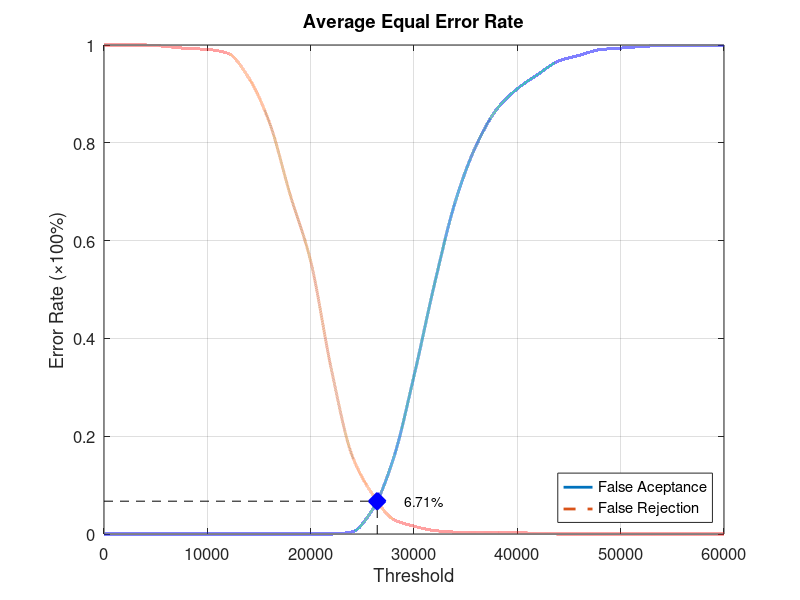
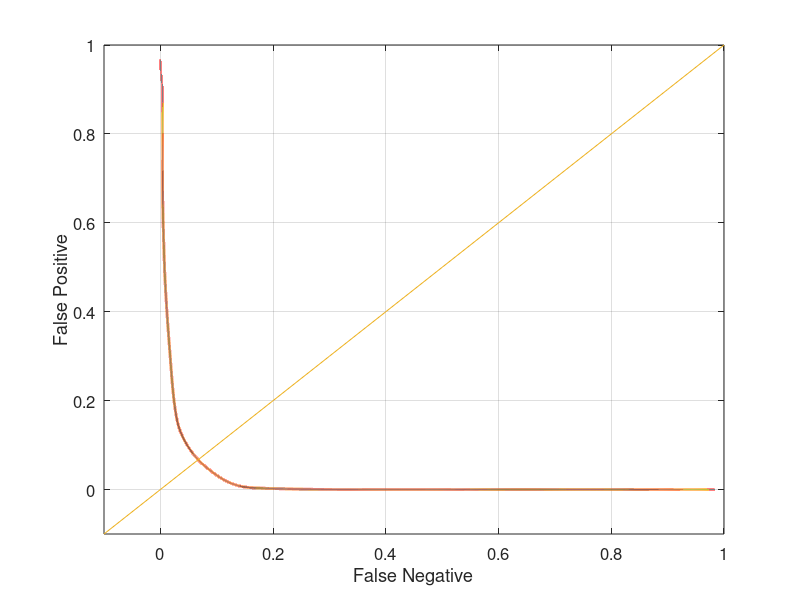

These figures' MATLAB source, in order:
function yEER = Database2Average
close all;
clear;
clc;
x = 0:2000:60000;
xq = 0:0.5:60000;

y0 = [0 0 0 0 0 0 0 0 0 0 0 0 0.00421053 0.0505263 0.153684 0.323158 0.512632 0.68 0.793684 0.868421 0.910526 0.94 0.967368 0.978947 0.990526 0.993684 0.996842 0.998947 0.998947 0.998947 1];
yy0 = interp1(x, y0, xq, 'pchip');
y1 = [1 1 1 0.997 0.993 0.991 0.983 0.933 0.842 0.695 0.558 0.337 0.161 0.081 0.03 0.016 0.007 0.004 0.004 0.004 0.003 0.001 0 0 0 0 0 0 0 0 0];
yy1 = interp1(x, y1, xq, 'pchip');

% Calculating EER: 
y2 = abs(y0 - y1);
find(y2 == min(y2))
yy2 = abs(yy0 - yy1);
xEER = find(yy2 == min(yy2));
xEERIndex = xq(xEER) % X-axis EER
yEER = yy0(xEER) % Y-axis EER

main = figure
plot(xq, yy0,'-','LineWidth', 2);	hold on
plot(xq, yy1,'--','LineWidth', 2);	hold on
plot([xEERIndex xEERIndex], [0 yEER], 'k--');	hold on
plot([0 xEERIndex], [yEER yEER], 'k--');	hold on
plot(xEERIndex, yEER, 'bx', 'LineWidth', 10);	hold on
text(xEERIndex + 10 * xEERIndex / 100, yEER, [num2str(round((10000 * yEER)) / 100) '%'])
legend('False Aceptance', 'False Rejection', 'Location', 'SouthEast')
xlabel('Threshold')
ylabel('Error Rate (\times100%)')
title('Average Equal Error Rate')
set(gca, 'FontSize', 12)
axis([0 60000 0 1])
grid on

print(main, 'Database2AverageMain', '-dpng');
FNRxFPR = figure('Color', [1 1 1]);
plot(yy1, yy0, '-', yy1, yy0, 'LineWidth', 2);
hold on
y = -0.1:0.1:1
plot(y, y); 
set(gca, 'FontSize', 12)
xlabel('False Negative')
ylabel('False Positive')
axis([-0.1 1 -0.1 1])
set(gca, 'FontSize', 12)
grid on

print(FNRxFPR, 'Database2AverageFNRxFPR','-dpng');
end
